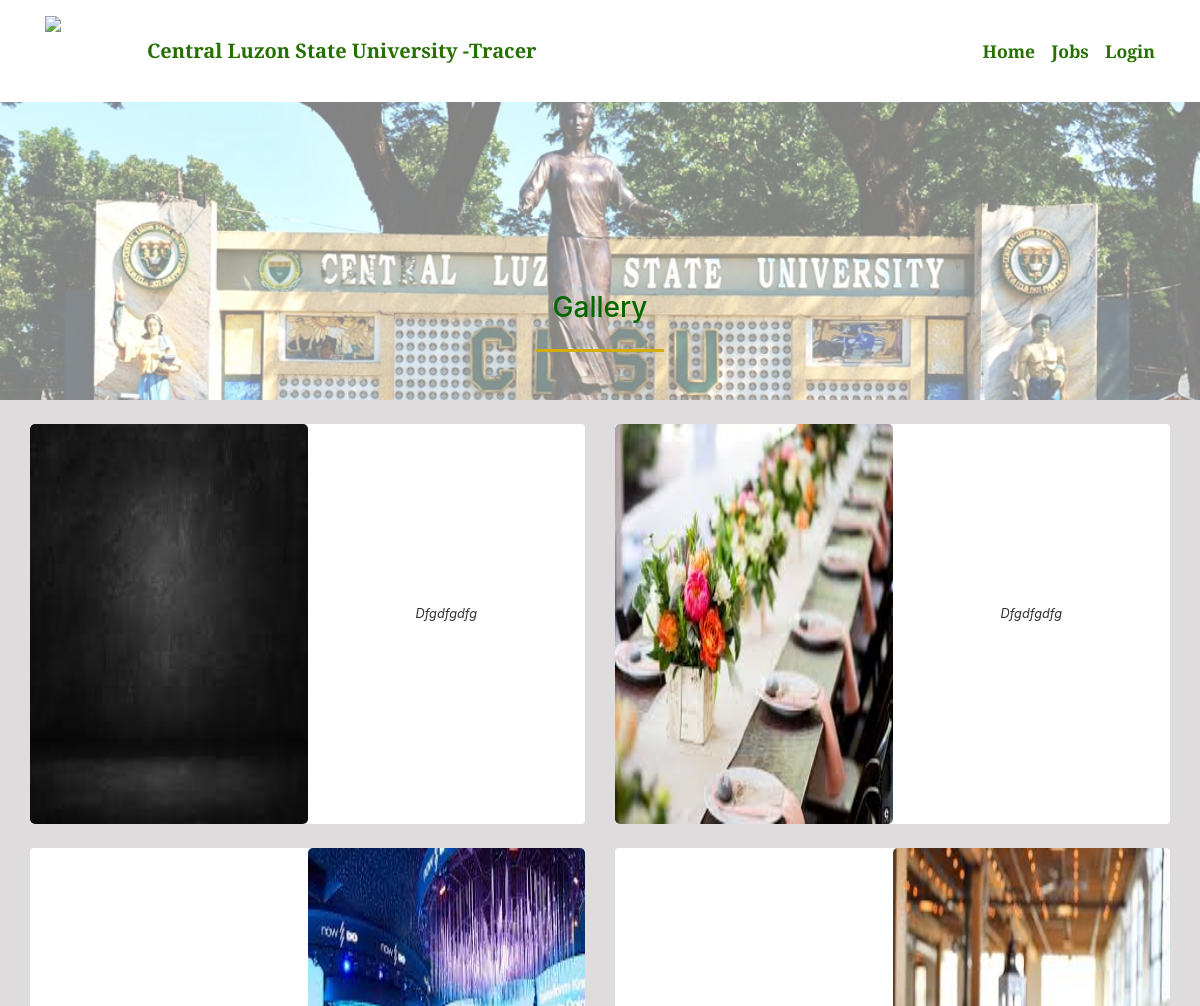
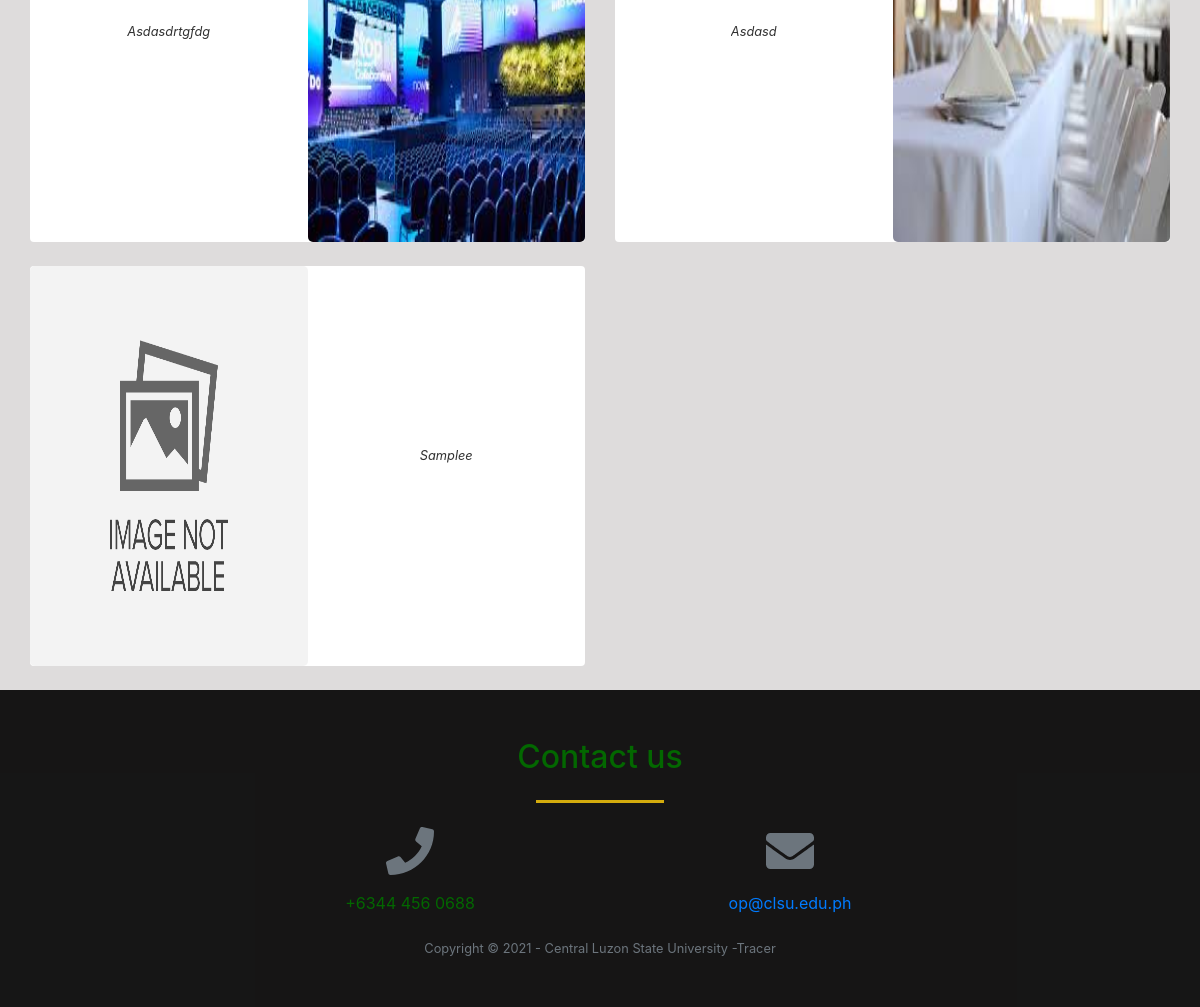
The page /index.php?page=gallery on the database its author committed (2 pictures, top to bottom).
### tables this page shows
CREATE TABLE `gallery` (
  `id` int(30) NOT NULL,
  `about` text NOT NULL,
  `created` datetime NOT NULL DEFAULT current_timestamp()
);

### gallery.php (the view, shortened to what this page needs)
<?php
include 'admin/db_connect.php';
?>
        <header class="masthead">
            <div class="container-fluid h-100">
                <div class="row h-100 align-items-center justify-content-center text-center">
                    <div class="col-lg-8 align-self-end mb-4 page-title">
                        <h3 class="text-white">Gallery</h3>
                        <hr class="divider my-4" />
                    </div>
                </div>
            </div>
        </header>
            <div class="container-fluid mt-3 pt-2">
                <div class="row-items">
                <div class="col-lg-12">
                    <div class="row">
                <?php
                $rtl ='rtl';
                $ci= 0;
                $img = array();
                $fpath = 'admin/assets/uploads/gallery';
                $files= is_dir($fpath) ? scandir($fpath) : array();
                foreach($files as $val){
                    if(!in_array($val, array('.','..'))){
                        $n = explode('_',$val);
                        $img[$n[0]] = $val;
                    }
                }
                $gallery = $conn->query("SELECT * from gallery order by id desc");
                while($row = $gallery->fetch_assoc()):
                    $ci++;
                    if($ci < 3){
                        $rtl = '';
                    }else{
                        $rtl = 'rtl';
                    }
                    if($ci == 4){
                        $ci = 0;
                    }
                ?>
                <div class="col-md-6">
                <div class="card gallery-list <?php echo $rtl ?>" data-id="<?php echo $row['id'] ?>">
                        <div class="gallery-img" card-img-top>
                            <img src="<?php echo isset($img[$row['id']]) && is_file($fpath.'/'.$img[$row['id']]) ? $fpath.'/'.$img[$row['id']] :'' ?>" alt="">
                        </div>
                    <div class="card-body">
                        <div class="row align-items-center justify-content-center text-center h-100">
                            <div class="">
                                <div>
                                <span class="truncate" style="font-size: inherit;"><small><?php echo ucwords($row['about']) ?></small></span>
                                    <br>
                                </div>
                            </div>
                        </div>
                    </div>
                </div>
                <br>
                </div>
                <?php endwhile; ?>
                </div>
                </div>
                </div>
            </div>

### gallery.php (style rules this page uses)
.gallery-list { cursor: pointer; border: unset; flex-direction: inherit; }
.gallery-img,.gallery-list .card-body { width: calc(50%) }
.gallery-img img { border-radius: 5px; min-height: 50vh; max-width: calc(100%); }
header.masthead,header.masthead:before { min-height: 50vh !important; height: 50vh !important }
.row-items { position: relative; }
.rtl { direction: rtl ; }
.masthead { min-height: 23vh !important; height: 23vh !important; }
.masthead:before { min-height: 23vh !important; height: 23vh !important; }

### rows shown on the page
gallery: shows a picture, about "Dfgdfgdfg"
gallery: shows a picture, about "Dfgdfgdfg"
gallery: shows a picture, about "Asdasdrtgfdg"
gallery: shows a picture, about "Asdasd"
gallery: shows a picture, about "Samplee"

### other values the page prints
$_SESSION['system']['name'] "Central Luzon State University -Tracer"
$_SESSION['system']['contact'] "+6344 456 0688"
$_SESSION['system']['email'] "op@clsu.edu.ph"
